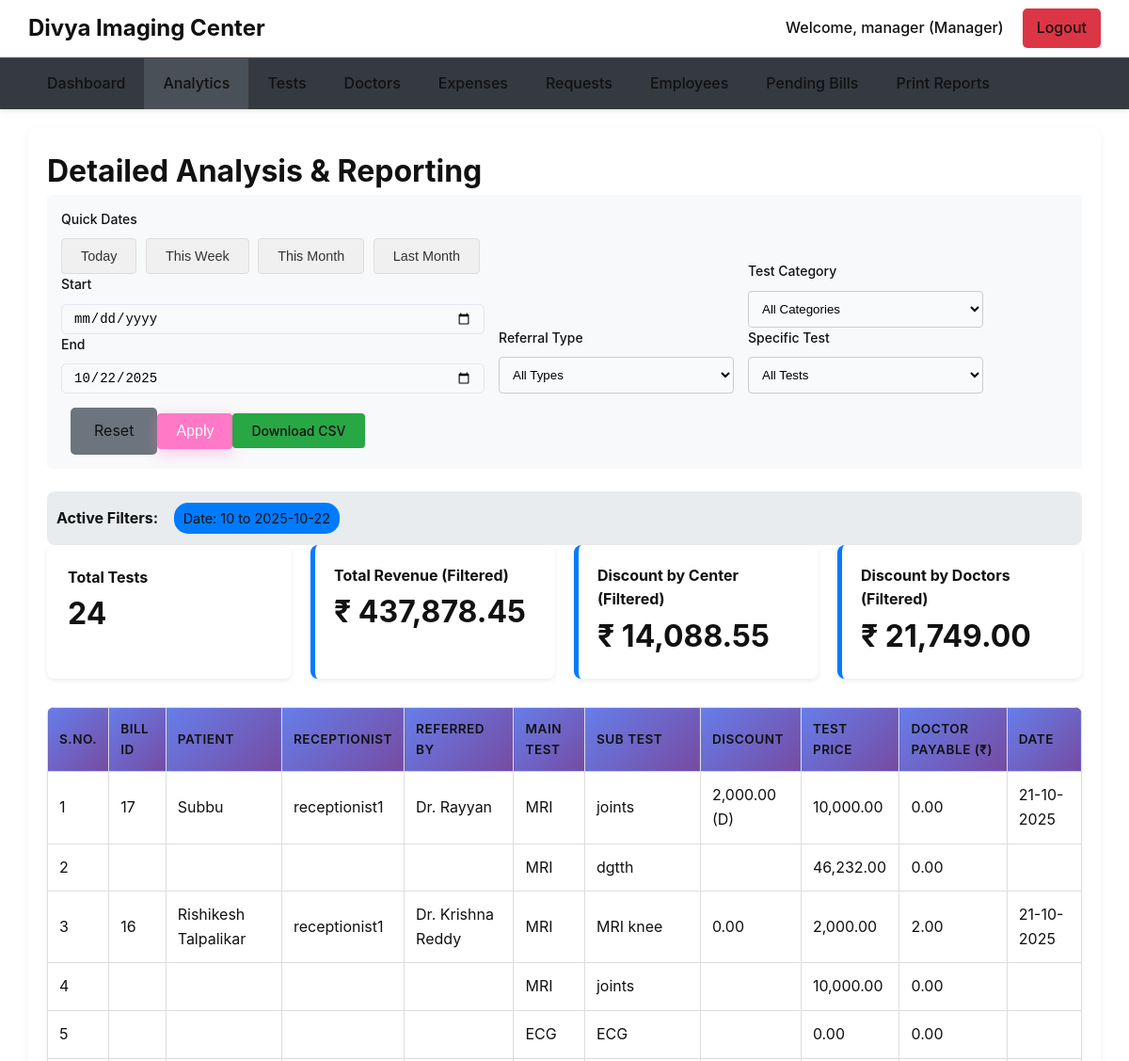
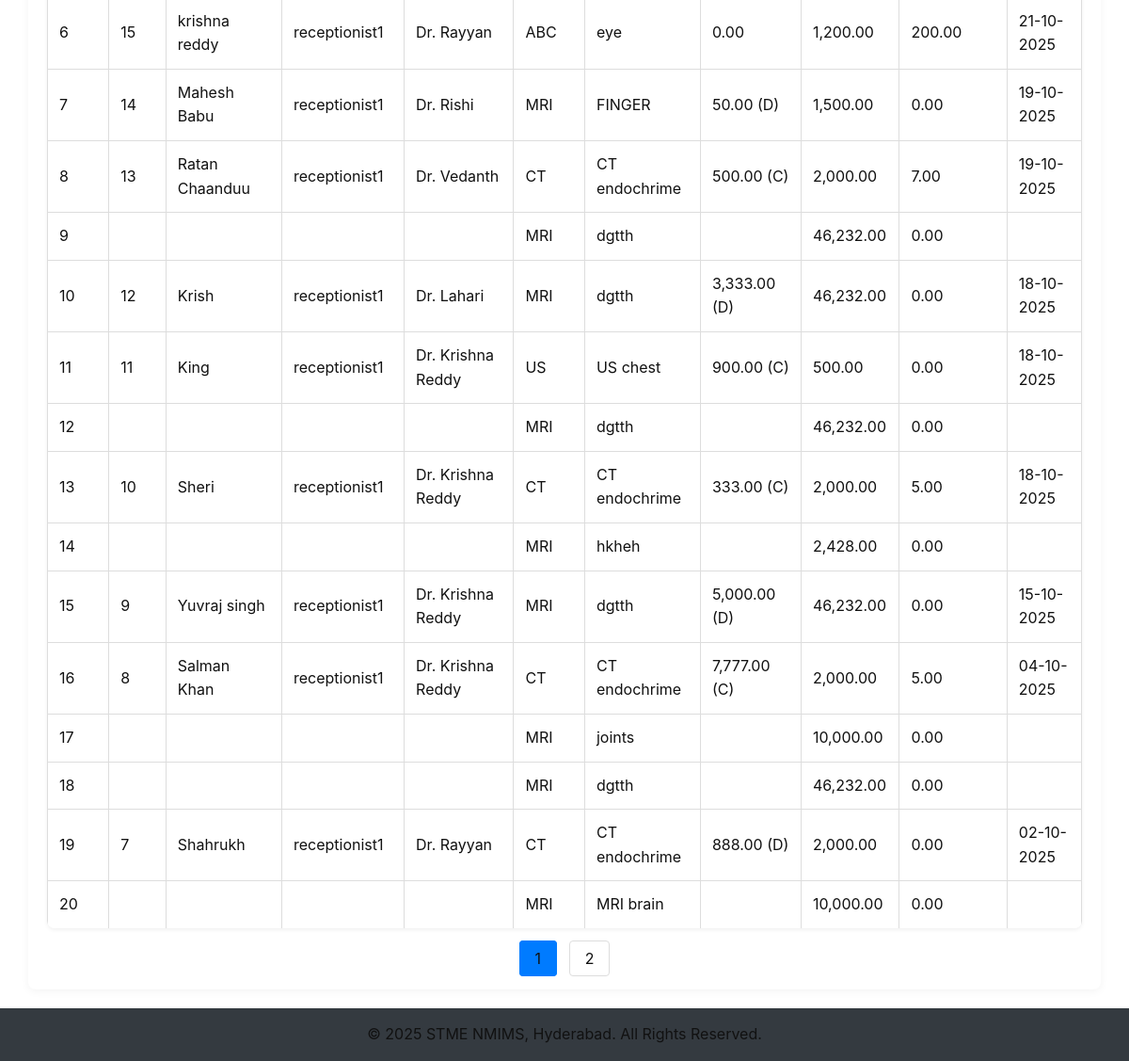
/manager/analytics.php?start_date=10 (signed in), run on the app's committed database (2 pictures, top to bottom).
### tables this page shows
CREATE TABLE `bills` (
  `id` int(11) NOT NULL,
  `invoice_number` int(11) DEFAULT NULL,
  `patient_id` int(11) NOT NULL,
  `receptionist_id` int(11) NOT NULL,
  `referral_type` enum('Doctor','Self','Other') NOT NULL,
  `referral_doctor_id` int(11) DEFAULT NULL,
  `gross_amount` decimal(10,2) NOT NULL,
  `discount` decimal(10,2) DEFAULT 0.00,
  `discount_by` enum('Center','Doctor') NOT NULL DEFAULT 'Center',
  `net_amount` decimal(10,2) NOT NULL,
  `amount_paid` decimal(10,2) NOT NULL DEFAULT 0.00,
  `balance_amount` decimal(10,2) NOT NULL DEFAULT 0.00,
  `payment_mode` varchar(50) DEFAULT NULL,
  `payment_status` enum('Paid','Due','Half Paid') NOT NULL DEFAULT 'Due',
  `bill_status` enum('Original','Re-Billed','Void') NOT NULL DEFAULT 'Original',
  `created_at` timestamp NOT NULL DEFAULT current_timestamp(),
  `updated_at` timestamp NOT NULL DEFAULT current_timestamp() ON UPDATE current_timestamp(),
  `referral_source_other` varchar(100) DEFAULT NULL
);

CREATE TABLE `patients` (
  `id` int(11) NOT NULL,
  `name` varchar(100) NOT NULL,
  `sex` enum('Male','Female','Other') NOT NULL,
  `age` int(11) NOT NULL,
  `address` text DEFAULT NULL,
  `city` varchar(100) DEFAULT NULL,
  `mobile_number` varchar(15) DEFAULT NULL,
  `created_at` timestamp NOT NULL DEFAULT current_timestamp()
);

CREATE TABLE `users` (
  `id` int(11) NOT NULL,
  `username` varchar(50) NOT NULL,
  `password` varchar(255) NOT NULL,
  `role` enum('manager','receptionist','accountant','writer','superadmin') NOT NULL,
  `is_active` tinyint(1) DEFAULT 1,
  `created_at` timestamp NOT NULL DEFAULT current_timestamp()
);

CREATE TABLE `referral_doctors` (
  `id` int(11) NOT NULL,
  `doctor_name` varchar(100) NOT NULL,
  `hospital_name` varchar(255) DEFAULT NULL,
  `area` varchar(100) DEFAULT NULL,
  `city` varchar(100) DEFAULT NULL,
  `is_active` tinyint(1) DEFAULT 1,
  `created_at` timestamp NOT NULL DEFAULT current_timestamp(),
  `phone_number` varchar(20) DEFAULT NULL,
  `email` varchar(255) DEFAULT NULL
);

CREATE TABLE `tests` (
  `id` int(11) NOT NULL,
  `main_test_name` varchar(100) NOT NULL,
  `sub_test_name` varchar(100) DEFAULT NULL,
  `price` decimal(10,2) NOT NULL,
  `default_payable_amount` decimal(10,2) NOT NULL DEFAULT 0.00,
  `report_format` longtext DEFAULT NULL,
  `created_at` timestamp NOT NULL DEFAULT current_timestamp(),
  `document` varchar(255) DEFAULT NULL
);

CREATE TABLE `doctor_test_payables` (
  `id` int(11) NOT NULL,
  `doctor_id` int(11) NOT NULL,
  `test_id` int(11) NOT NULL,
  `payable_amount` decimal(10,2) NOT NULL DEFAULT 0.00
);

### manager/analytics.php (the view, shortened to what this page needs)
<?php
require_once '../includes/db_connect.php';
$today_date = date('Y-m-d');
$start_date = isset($_GET['start_date']) ? $_GET['start_date'] : $today_date;
$end_date = isset($_GET['end_date']) ? $_GET['end_date'] : $today_date;
$doctor_id = isset($_GET['doctor_id']) && $_GET['doctor_id'] !== 'all' ? (int)$_GET['doctor_id'] : 'all';
$page = isset($_GET['page']) ? (int)$_GET['page'] : 1;
$records_per_page = 20;
$offset = ($page - 1) * $records_per_page;
$showReferredByColumn = true;
$base_query_from = "
    FROM bills b
    JOIN patients p ON b.patient_id = p.id
    JOIN users u ON b.receptionist_id = u.id --
    JOIN bill_items bi ON b.id = bi.bill_id AND bi.item_status = 0 -- Filter active items here
    JOIN tests t ON bi.test_id = t.id
    LEFT JOIN referral_doctors rd ON b.referral_doctor_id = rd.id
    LEFT JOIN doctor_test_payables dtp ON rd.id = dtp.doctor_id AND bi.test_id = dtp.test_id
";
$where_clauses = ["b.created_at BETWEEN ? AND ?", "b.bill_status != 'Void'"];
$end_date_for_query = $end_date . ' 23:59:59';
$params = [$start_date, $end_date_for_query];
$types = 'ss';
$active_filters = [];
if ($start_date !== $today_date || $end_date !== $today_date) {
    if ($start_date === $end_date) { $active_filters[] = "Date: " . htmlspecialchars($start_date); } else { $active_filters[] = "Date: " . htmlspecialchars($start_date) . " to " . htmlspecialchars($end_date); }
} else { $active_filters[] = "Date: Today"; }
$where_sql = " WHERE " . implode(' AND ', $where_clauses);
$count_query = "SELECT COUNT(bi.id) as total " . $base_query_from . $where_sql;
$stmt_count = $conn->prepare($count_query);
$stmt_count->bind_param($types, ...$params);
$stmt_count->execute();
$total_records = $stmt_count->get_result()->fetch_assoc()['total'];
$total_pages = ceil($total_records / $records_per_page);
$data_query = "
    SELECT
        b.id as bill_id, b.invoice_number, p.name as patient_name, b.created_at,
        u.username as receptionist_name, --
        b.gross_amount, b.net_amount, b.discount, b.discount_by,
        b.referral_type, b.referral_source_other, rd.doctor_name, b.referral_doctor_id, --
        t.default_payable_amount,
        t.main_test_name, t.sub_test_name, t.price as test_price,
        dtp.payable_amount as specific_payable_amount,
        bi.id as bill_item_id
    " . $base_query_from . $where_sql . " ORDER BY b.id DESC, bi.id ASC LIMIT ? OFFSET ?";
$data_params = $params; $data_types = $types;
$data_params[] = $records_per_page; $data_params[] = $offset; $data_types .= 'ii';
$stmt_data = $conn->prepare($data_query);
$stmt_data->bind_param($data_types, ...$data_params);
$stmt_data->execute();
$report_data = $stmt_data->get_result()->fetch_all(MYSQLI_ASSOC);
$summary_select_parts = [
    "SUM(t.price) as total_gross_items",
    "SUM(CASE WHEN b.gross_amount > 0 THEN b.discount * (t.price / b.gross_amount) ELSE 0 END) as total_proportional_discount",
    "SUM(CASE WHEN b.discount_by = 'Doctor' AND b.gross_amount > 0 THEN b.discount * (t.price / b.gross_amount) ELSE 0 END) as total_proportional_discount_doctor",
    "SUM(CASE WHEN b.discount_by != 'Doctor' AND b.gross_amount > 0 THEN b.discount * (t.price / b.gross_amount) ELSE 0 END) as total_proportional_discount_center"
];
if ($doctor_id !== 'all') {
    $summary_select_parts[] = "SUM(CASE
        WHEN b.referral_type = 'Doctor' AND b.referral_doctor_id = ? AND (b.discount = 0 OR b.discount_by = 'Center')
        THEN COALESCE(dtp.payable_amount, t.default_payable_amount, 0)
        ELSE 0
    END) as total_doctor_payable_items";
    $summary_params_payable = $params;
    $summary_params_payable[] = $doctor_id;
    $summary_types_payable = $types . 'i';
} else {
    $summary_params_payable = $params;
    $summary_types_payable = $types;
}
$summary_query_items = "SELECT " . implode(", ", $summary_select_parts) . $base_query_from . $where_sql;
$stmt_summary_items = $conn->prepare($summary_query_items);
$stmt_summary_items->bind_param($summary_types_payable, ...$summary_params_payable);
$stmt_summary_items->execute();
$summary_items_row = $stmt_summary_items->get_result()->fetch_assoc();
$total_gross_items = (float)($summary_items_row['total_gross_items'] ?? 0);
$total_proportional_discount = (float)($summary_items_row['total_proportional_discount'] ?? 0);
$total_discount_by_doctor = (float)($summary_items_row['total_proportional_discount_doctor'] ?? 0);
$total_discount_by_center = (float)($summary_items_row['total_proportional_discount_center'] ?? 0);
$total_revenue = $total_gross_items - $total_proportional_discount;
$doctor_gross = 0;
$doctor_net = 0;
$doctor_discount = 0;
$doctor_total_payable = 0;
$colspan = 10;
if ($showReferredByColumn) { $colspan++; }
require_once '../includes/header.php';
?>
<div class="page-container">
    <h1>Detailed Analysis & Reporting</h1>
    <form method="GET" action="analytics.php" id="filter-form" class="filter-form compact-filters">
        <div class="filter-group">
            <div class="form-group"><label>Quick Dates</label>
                <div class="quick-date-pills">
                    <button type="button" class="btn-action" data-range="today">Today</button>
                    <button type="button" class="btn-action" data-range="week">This Week</button>
                    <button type="button" class="btn-action" data-range="month">This Month</button>
                    <button type="button" class="btn-action" data-range="last_month">Last Month</button>
                </div>
            </div>
            <div class="form-group"><label for="start_date">Start</label><input type="date" name="start_date" id="start_date" value="<?php echo htmlspecialchars($start_date); ?>" style="color: #000 !important;"></div>
            <div class="form-group"><label for="end_date">End</label><input type="date" name="end_date" id="end_date" value="<?php echo htmlspecialchars($end_date); ?>" style="color: #000 !important;"></div>
        </div>
         <div class="filter-group"><div class="form-group"><label for="analytics_referral_type">Referral Type</label><select name="referral_type" id="analytics_referral_type" style="color: #000 !important;"><option value="all">All Types</option></select></div></div>
        <div class="filter-group"><div class="form-group"><label for="analytics_main_test">Test Category</label><select name="main_test" id="analytics_main_test" style="color: #000 !important;"><option value="all">All Categories</option></select></div><div class="form-group"><label for="analytics_sub_test">Specific Test</label><select name="sub_test" id="analytics_sub_test" style="color: #000 !important;"><option value="all">All Tests</option></select></div></div>
        <div class="filter-actions"><a href="analytics.php" class="btn-cancel">Reset</a><button type="submit" class="btn-submit">Apply</button><a href="#" id="export-link" class="btn-export">Download CSV</a></div>
    </form>
    <?php if(!empty($active_filters)): ?>
    <div class="active-filters" style="margin-top: 1.5rem; padding: 10px; background-color: #e9ecef; border-radius: 8px;">
        <strong style="margin-right: 10px;">Active Filters:</strong>
        <?php foreach($active_filters as $filter): ?><span style="display: inline-block; background-color: #007bff; color: white; padding: 5px 10px; border-radius: 15px; margin: 2px; font-size: 0.9em;"><?php echo $filter; ?></span><?php endforeach; ?>
    </div>
    <?php endif; ?>
    <div class="summary-cards">
        <?php if ($doctor_id !== 'all'):  ?>
            <div class="summary-card" id="delete-mode-toggle"><h3>Total Tests</h3><p><?php echo $total_records; ?></p></div>
            <div class="summary-card"><h3>Gross Amount (Filtered)</h3><p>₹ <?php echo number_format($doctor_gross, 2); ?></p></div>
            <div class="summary-card"><h3>Discount (Filtered)</h3><p>₹ <?php echo number_format($doctor_discount, 2); ?></p></div>
            <div class="summary-card"><h3>Net Revenue (Filtered)</h3><p>₹ <?php echo number_format($doctor_net, 2); ?></p></div>
            <div class="summary-card"><h3>Doctor Payable (Filtered)</h3><p>₹ <?php echo number_format($doctor_total_payable, 2); ?></p></div>
        <?php else:  ?>
            <div class="summary-card" id="delete-mode-toggle"><h3>Total Tests</h3><p><?php echo $total_records; ?></p></div>
            <div class="summary-card"><h3>Total Revenue (Filtered)</h3><p>₹ <?php echo number_format($total_revenue, 2); ?></p></div>
            <div class="summary-card"><h3>Discount by Center (Filtered)</h3><p>₹ <?php echo number_format($total_discount_by_center, 2); ?></p></div>
            <div class="summary-card"><h3>Discount by Doctors (Filtered)</h3><p>₹ <?php echo number_format($total_discount_by_doctor, 2); ?></p></div>
        <?php endif; ?>
    </div>
    <table class="data-table" id="analytics-table">
         <thead>
            <tr>
                <th>S.No.</th><th>Bill ID</th><th>Patient</th>
                <th>Receptionist</th>
                <?php if ($showReferredByColumn): ?><th>Referred By</th><?php endif; ?>
                <th>Main Test</th><th>Sub Test</th>
                <th>Discount</th>
                <th>Test Price</th>
                <th>Doctor Payable (₹)</th><th>Date</th>
            </tr>
        </thead>
        <tbody>
            <?php
            if (!empty($report_data)):
                $start_num = ($page - 1) * $records_per_page + 1;
                $current_bill_id = null;
                foreach($report_data as $row):
                    $is_first_row_for_bill = ($row['bill_id'] !== $current_bill_id);
                    $row_class = $is_first_row_for_bill ? 'bill-start' : 'bill-continue';
                    $payable_for_this_row = 0;
                     if ($row['referral_type'] == 'Doctor' && ($row['discount'] == 0 || $row['discount_by'] == 'Center')) {
                        if (isset($row['specific_payable_amount']) && $row['specific_payable_amount'] !== null) {
                            $payable_for_this_row = (float)$row['specific_payable_amount'];
                        }
                        elseif (isset($row['default_payable_amount'])) {
                            $payable_for_this_row = (float)$row['default_payable_amount'];
                        }
                    }
            ?>
            <tr class="<?php echo $row_class; ?>">
                 <td><?php echo $start_num++; ?></td>
                 <td class="<?php echo $is_first_row_for_bill ? '' : 'merged-cell'; ?>"><?php if ($is_first_row_for_bill) echo htmlspecialchars($row['bill_id']); else echo '&nbsp;'; ?></td>
                 <td class="<?php echo $is_first_row_for_bill ? '' : 'merged-cell'; ?>"><?php if ($is_first_row_for_bill) echo htmlspecialchars($row['patient_name']); else echo '&nbsp;'; ?></td>
                 <td class="<?php echo $is_first_row_for_bill ? '' : 'merged-cell'; ?>"><?php if ($is_first_row_for_bill) echo htmlspecialchars($row['receptionist_name']); else echo '&nbsp;'; ?></td>
                 <?php if ($showReferredByColumn): ?>
                    <td class="<?php echo $is_first_row_for_bill ? '' : 'merged-cell'; ?>"><?php if ($is_first_row_for_bill) { if ($row['referral_type'] == 'Doctor' && !empty($row['doctor_name'])) { echo 'Dr. ' . htmlspecialchars($row['doctor_name']); } elseif ($row['referral_type'] == 'Other') { echo 'Other (' . htmlspecialchars($row['referral_source_other']) . ')'; } else { echo 'Self'; } } else { echo '&nbsp;'; } ?></td>
                <?php endif; ?>
                <td><?php echo htmlspecialchars($row['main_test_name']); ?></td>
                <td><?php echo htmlspecialchars($row['sub_test_name']); ?></td>
                <td class="<?php echo $is_first_row_for_bill ? '' : 'merged-cell'; ?>"><?php if ($is_first_row_for_bill) { $discount_display = number_format($row['discount'], 2); if ($row['discount'] > 0) { $discount_display .= ($row['discount_by'] == 'Doctor') ? ' (D)' : ' (C)'; } echo $discount_display; } else { echo '&nbsp;'; } ?></td>
                <td><?php echo number_format($row['test_price'], 2); ?></td>
                <td><?php echo number_format($payable_for_this_row, 2); ?></td>
                 <td class="<?php echo $is_first_row_for_bill ? '' : 'merged-cell'; ?>"><?php if ($is_first_row_for_bill) echo date('d-m-Y', strtotime($row['created_at'])); else echo '&nbsp;'; ?></td>
            </tr>
            <?php
                    $current_bill_id = $row['bill_id'];
                endforeach;
            else: ?>
                <tr><td colspan="<?php echo $colspan; ?>" style="text-align:center;">No data found for the selected filters.</td></tr>
            <?php endif; ?>
        </tbody>
    </table>
    <div class="pagination"><?php $query_params = $_GET; for ($i = 1; $i <= $total_pages; $i++) { $query_params['page'] = $i; $link = 'analytics.php?' . http_build_query($query_params); $active_class = ($i == $page) ? 'active' : ''; echo "<a href='{$link}' class='{$active_class}'>{$i}</a> "; } ?></div> </div>
<?php require_once '../includes/footer.php'; ?>

### manager/analytics.php (style rules this page uses)
#delete-mode-toggle { cursor: pointer; transition: all 0.3s ease; border: 2px solid transparent; }
.data-table tbody tr.bill-start td { border-top: 1.5px solid #aaa; }
.data-table tbody tr td { border-top: 1px solid #e3e6f0; }
.data-table tbody tr.bill-continue .merged-cell { color: transparent; user-select: none; }

### data on the page
bills: id "17", patient.name "Subbu", users.username "receptionist1", referral_doctor.doctor_name "Rayyan", tests.main_test_name "MRI", tests.sub_test_name "joints", discount_display "2,000.00 (D)", tests.price "10,000.00", payable_for_this_row "0.00", created_at "21-10-2025", tests.sub_test_name "dgtth", tests.price "46,232.00"
bills: id "16", patient.name "Rishikesh Talpalikar", users.username "receptionist1", referral_doctor.doctor_name "Krishna Reddy", tests.main_test_name "MRI", tests.sub_test_name "MRI knee", discount "0.00", tests.price "2,000.00", doctor_test_payables.payable_amount "2.00", created_at "21-10-2025", tests.sub_test_name "joints", tests.price "10,000.00", tests.default_payable_amount "0.00", tests.main_test_name "ECG", tests.sub_test_name "ECG", tests.price "0.00"
bills: id "15", patient.name "krishna reddy", users.username "receptionist1", referral_doctor.doctor_name "Rayyan", tests.main_test_name "ABC", tests.sub_test_name "eye", discount "0.00", tests.price "1,200.00", tests.default_payable_amount "200.00", created_at "21-10-2025"
bills: id "14", patient.name "Mahesh Babu", users.username "receptionist1", referral_doctor.doctor_name "Rishi", tests.main_test_name "MRI", tests.sub_test_name "FINGER", discount_display "50.00 (D)", tests.price "1,500.00", payable_for_this_row "0.00", created_at "19-10-2025"
bills: id "13", patient.name "Ratan Chaanduu", users.username "receptionist1", referral_doctor.doctor_name "Vedanth", tests.main_test_name "CT", tests.sub_test_name "CT endochrime", discount_display "500.00 (C)", tests.price "2,000.00", doctor_test_payables.payable_amount "7.00", created_at "19-10-2025", tests.main_test_name "MRI", tests.sub_test_name "dgtth", tests.price "46,232.00", tests.default_payable_amount "0.00"
bills: id "12", patient.name "Krish", users.username "receptionist1", referral_doctor.doctor_name "Lahari", tests.main_test_name "MRI", tests.sub_test_name "dgtth", discount_display "3,333.00 (D)", tests.price "46,232.00", payable_for_this_row "0.00", created_at "18-10-2025"
bills: id "11", patient.name "King", users.username "receptionist1", referral_doctor.doctor_name "Krishna Reddy", tests.main_test_name "US", tests.sub_test_name "US chest", discount_display "900.00 (C)", tests.price "500.00", tests.default_payable_amount "0.00", created_at "18-10-2025", tests.main_test_name "MRI", tests.sub_test_name "dgtth", tests.price "46,232.00"
bills: id "10", patient.name "Sheri", users.username "receptionist1", referral_doctor.doctor_name "Krishna Reddy", tests.main_test_name "CT", tests.sub_test_name "CT endochrime", discount_display "333.00 (C)", tests.price "2,000.00", doctor_test_payables.payable_amount "5.00", created_at "18-10-2025", tests.main_test_name "MRI", tests.sub_test_name "hkheh", tests.price "2,428.00", tests.default_payable_amount "0.00"
bills: id "9", patient.name "Yuvraj singh", users.username "receptionist1", referral_doctor.doctor_name "Krishna Reddy", tests.main_test_name "MRI", tests.sub_test_name "dgtth", discount_display "5,000.00 (D)", tests.price "46,232.00", payable_for_this_row "0.00", created_at "15-10-2025"
bills: id "8", patient.name "Salman Khan", users.username "receptionist1", referral_doctor.doctor_name "Krishna Reddy", tests.main_test_name "CT", tests.sub_test_name "CT endochrime", discount_display "7,777.00 (C)", tests.price "2,000.00", doctor_test_payables.payable_amount "5.00", created_at "04-10-2025", tests.main_test_name "MRI", tests.sub_test_name "joints", tests.price "10,000.00", tests.default_payable_amount "0.00", tests.sub_test_name "dgtth", tests.price "46,232.00"
bills: id "7", patient.name "Shahrukh", users.username "receptionist1", referral_doctor.doctor_name "Rayyan", tests.main_test_name "CT", tests.sub_test_name "CT endochrime", discount_display "888.00 (D)", tests.price "2,000.00", payable_for_this_row "0.00", created_at "02-10-2025", tests.main_test_name "MRI", tests.sub_test_name "MRI brain", tests.price "10,000.00"

### other printed values
$username "manager"
$role "Manager"
$filter "Date: 10 to 2025-10-22"
$total_records "24"
$total_revenue "437,878.45"
$total_discount_by_center "14,088.55"
$total_discount_by_doctor "21,749.00"
